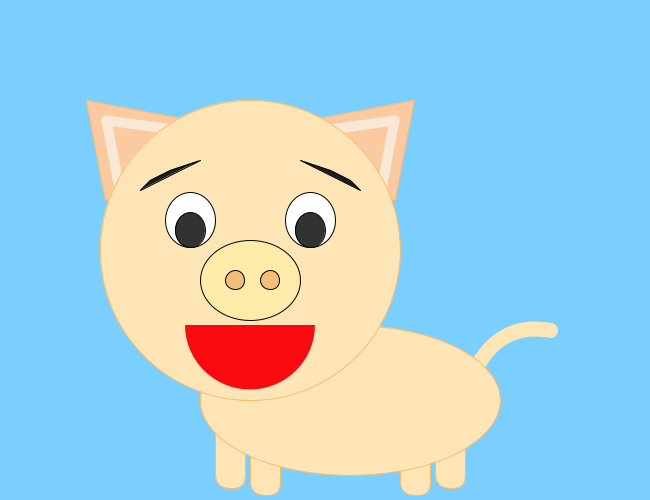
Frame 1 (no input)
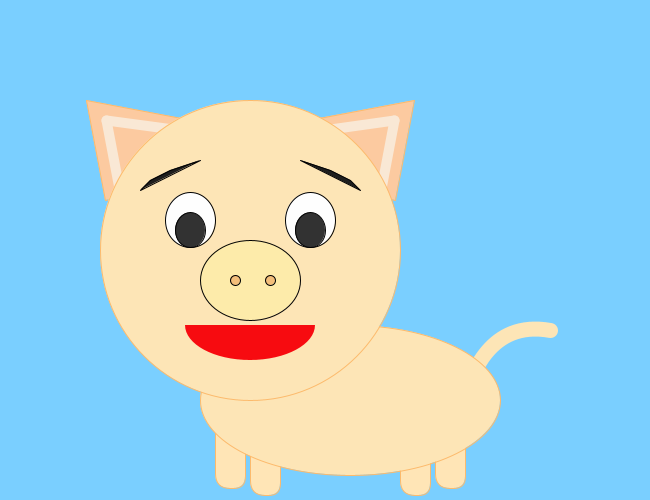
Frame 60 (the mouse pressed at the canvas centre just before this capture)
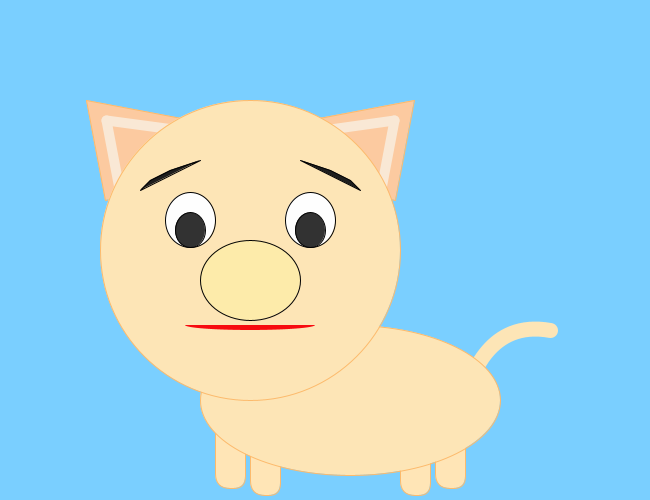
Frame 120 (the mouse held since frame 60 and released just before this capture)

The Processing sketch that drew these frames (run headless with seeded random() and noise(); from frame 60 on, the mouse is pressed at the canvas centre):

// Processing sketch: processing_93667
// ── processing_93667.pde

int mouthsize=130;
int mouthgrowthrate;
float nosehole=20;
float noseholegrowthrate;

void setup() {
  size(650, 500);
  smooth();
  strokeWeight(2);
  mouthgrowthrate=4;
  noseholegrowthrate=4;
}
void mouseClicked(){
  nosehole=0;
}

void draw() {
  //fill in the background 
  background(122, 207, 255);
  if (mouthsize>=130){
    mouthgrowthrate = -1;}
    else if(mouthsize<=0){
      mouthgrowthrate=1;
    }
    mouthsize= mouthsize+mouthgrowthrate;
    
   if(nosehole>=20){
     noseholegrowthrate = -0.5;}
     else if(nosehole<=0){
       noseholegrowthrate=0.5;
       }
    nosehole= nosehole+noseholegrowthrate;
  //draw a tail for a pig
  noFill();
  stroke(253, 229, 182);
  strokeWeight(15);
  curve(500, 350, 450, 450, 550, 330, 1000, 550);
  
 //draw legs for a pig  
  strokeWeight(1);
  stroke(252,186,108);
  fill(255, 229, 182);
  rect(250, 435, 30, 60, 3, 6, 12, 18);
  rect(215, 428, 30, 60, 3, 6, 12, 18);
  rect(400, 435, 30, 60, 3, 6, 12, 18);
  rect(435, 428, 30, 60, 3, 6, 12, 18);
  
  //draw body for a pig
  strokeWeight(1);
  stroke(252, 186, 108);
  fill(253, 229, 182);
  ellipse(350,400,300,150);
  
 

  // draw triangles for ears
  strokeJoin(ROUND);
  fill(252, 202, 160);
  triangle(86, 100, 105, 200, 350, 150);
  strokeJoin(ROUND);
  fill(252,202,160);
  triangle(414, 100, 395, 200, 150, 150);
 
 // details of ears by drawing lines
  stroke(249, 232, 213);
  strokeWeight(10);
  strokeCap(ROUND);
  line(394,120,375,220);
  strokeCap(ROUND);
  line(394, 120, 180, 150);
  strokeCap(ROUND);
  line(106, 120,125, 220);
  strokeCap(ROUND);
  line(106, 120, 330, 150);  
  
 //pig face
   strokeWeight(1);
   stroke(252, 186, 108);
  fill(253, 229, 182);
  ellipse(250, 250, 300, 300);
  
  //nose
  stroke(1);
   fill(253, 235, 170);
  ellipse(250, 280, 100, 80);
  
  //eyes
  fill(254, 254, 254);
  ellipse(190, 220, 50, 55);
  fill(254, 254, 254);
  ellipse(310, 220, 50, 55);
  fill(50);
  ellipse(190, 230, 30, 35);
  fill(50);
  ellipse(310, 230, 30, 35);
  
 //nose hole 
  fill(243, 190, 122);
  ellipse(235, 280, nosehole, nosehole);
  fill(243, 190, 122);
  ellipse(270, 280, nosehole, nosehole);
    
  //mouth
  noStroke();
  fill(247, 11, 16);
  arc(250, 325, 130, mouthsize, 0, radians(180));
 
  stroke(1);
  fill(30);
  quad(300, 160, 330, 170, 350, 180, 360, 190);
  
  fill(30);
  quad(200, 160, 170, 170, 150, 180, 140, 190);

  
}
